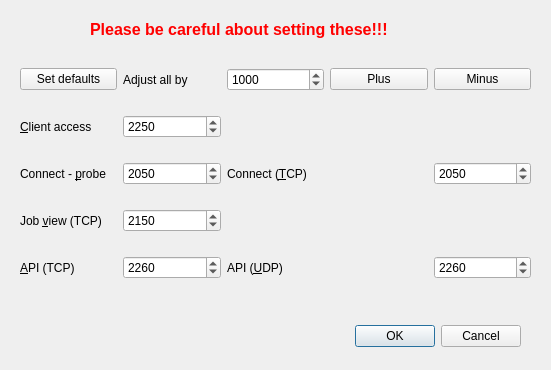
<?xml version="1.0" encoding="UTF-8"?>
<ui version="4.0">
 <class>portdlg</class>
 <widget class="QDialog" name="portdlg">
  <property name="geometry">
   <rect>
    <x>0</x>
    <y>0</y>
    <width>551</width>
    <height>370</height>
   </rect>
  </property>
  <property name="windowTitle">
   <string>Set port numbers</string>
  </property>
  <widget class="QDialogButtonBox" name="buttonBox">
   <property name="geometry">
    <rect>
     <x>180</x>
     <y>320</y>
     <width>341</width>
     <height>32</height>
    </rect>
   </property>
   <property name="orientation">
    <enum>Qt::Horizontal</enum>
   </property>
   <property name="standardButtons">
    <set>QDialogButtonBox::Cancel|QDialogButtonBox::Ok</set>
   </property>
  </widget>
  <widget class="QLabel" name="label">
   <property name="geometry">
    <rect>
     <x>90</x>
     <y>20</y>
     <width>371</width>
     <height>18</height>
    </rect>
   </property>
   <property name="palette">
    <palette>
     <active>
      <colorrole role="WindowText">
       <brush brushstyle="SolidPattern">
        <color alpha="255">
         <red>255</red>
         <green>0</green>
         <blue>0</blue>
        </color>
       </brush>
      </colorrole>
      <colorrole role="Button">
       <brush brushstyle="SolidPattern">
        <color alpha="255">
         <red>255</red>
         <green>0</green>
         <blue>0</blue>
        </color>
       </brush>
      </colorrole>
      <colorrole role="Light">
       <brush brushstyle="SolidPattern">
        <color alpha="255">
         <red>255</red>
         <green>127</green>
         <blue>127</blue>
        </color>
       </brush>
      </colorrole>
      <colorrole role="Midlight">
       <brush brushstyle="SolidPattern">
        <color alpha="255">
         <red>255</red>
         <green>63</green>
         <blue>63</blue>
        </color>
       </brush>
      </colorrole>
      <colorrole role="Dark">
       <brush brushstyle="SolidPattern">
        <color alpha="255">
         <red>127</red>
         <green>0</green>
         <blue>0</blue>
        </color>
       </brush>
      </colorrole>
      <colorrole role="Mid">
       <brush brushstyle="SolidPattern">
        <color alpha="255">
         <red>170</red>
         <green>0</green>
         <blue>0</blue>
        </color>
       </brush>
      </colorrole>
      <colorrole role="Text">
       <brush brushstyle="SolidPattern">
        <color alpha="255">
         <red>255</red>
         <green>0</green>
         <blue>0</blue>
        </color>
       </brush>
      </colorrole>
      <colorrole role="BrightText">
       <brush brushstyle="SolidPattern">
        <color alpha="255">
         <red>255</red>
         <green>255</green>
         <blue>255</blue>
        </color>
       </brush>
      </colorrole>
      <colorrole role="ButtonText">
       <brush brushstyle="SolidPattern">
        <color alpha="255">
         <red>0</red>
         <green>0</green>
         <blue>0</blue>
        </color>
       </brush>
      </colorrole>
      <colorrole role="Base">
       <brush brushstyle="SolidPattern">
        <color alpha="255">
         <red>255</red>
         <green>255</green>
         <blue>255</blue>
        </color>
       </brush>
      </colorrole>
      <colorrole role="Window">
       <brush brushstyle="SolidPattern">
        <color alpha="255">
         <red>255</red>
         <green>0</green>
         <blue>0</blue>
        </color>
       </brush>
      </colorrole>
      <colorrole role="Shadow">
       <brush brushstyle="SolidPattern">
        <color alpha="255">
         <red>0</red>
         <green>0</green>
         <blue>0</blue>
        </color>
       </brush>
      </colorrole>
      <colorrole role="AlternateBase">
       <brush brushstyle="SolidPattern">
        <color alpha="255">
         <red>255</red>
         <green>127</green>
         <blue>127</blue>
        </color>
       </brush>
      </colorrole>
      <colorrole role="ToolTipBase">
       <brush brushstyle="SolidPattern">
        <color alpha="255">
         <red>255</red>
         <green>255</green>
         <blue>220</blue>
        </color>
       </brush>
      </colorrole>
      <colorrole role="ToolTipText">
       <brush brushstyle="SolidPattern">
        <color alpha="255">
         <red>0</red>
         <green>0</green>
         <blue>0</blue>
        </color>
       </brush>
      </colorrole>
     </active>
     <inactive>
      <colorrole role="WindowText">
       <brush brushstyle="SolidPattern">
        <color alpha="255">
         <red>255</red>
         <green>0</green>
         <blue>0</blue>
        </color>
       </brush>
      </colorrole>
      <colorrole role="Button">
       <brush brushstyle="SolidPattern">
        <color alpha="255">
         <red>255</red>
         <green>0</green>
         <blue>0</blue>
        </color>
       </brush>
      </colorrole>
      <colorrole role="Light">
       <brush brushstyle="SolidPattern">
        <color alpha="255">
         <red>255</red>
         <green>127</green>
         <blue>127</blue>
        </color>
       </brush>
      </colorrole>
      <colorrole role="Midlight">
       <brush brushstyle="SolidPattern">
        <color alpha="255">
         <red>255</red>
         <green>63</green>
         <blue>63</blue>
        </color>
       </brush>
      </colorrole>
      <colorrole role="Dark">
       <brush brushstyle="SolidPattern">
        <color alpha="255">
         <red>127</red>
         <green>0</green>
         <blue>0</blue>
        </color>
       </brush>
      </colorrole>
      <colorrole role="Mid">
       <brush brushstyle="SolidPattern">
        <color alpha="255">
         <red>170</red>
         <green>0</green>
         <blue>0</blue>
        </color>
       </brush>
      </colorrole>
      <colorrole role="Text">
       <brush brushstyle="SolidPattern">
        <color alpha="255">
         <red>255</red>
         <green>0</green>
         <blue>0</blue>
        </color>
       </brush>
      </colorrole>
      <colorrole role="BrightText">
       <brush brushstyle="SolidPattern">
        <color alpha="255">
         <red>255</red>
         <green>255</green>
         <blue>255</blue>
        </color>
       </brush>
      </colorrole>
      <colorrole role="ButtonText">
       <brush brushstyle="SolidPattern">
        <color alpha="255">
         <red>0</red>
         <green>0</green>
         <blue>0</blue>
        </color>
       </brush>
      </colorrole>
      <colorrole role="Base">
       <brush brushstyle="SolidPattern">
        <color alpha="255">
         <red>255</red>
         <green>255</green>
         <blue>255</blue>
        </color>
       </brush>
      </colorrole>
      <colorrole role="Window">
       <brush brushstyle="SolidPattern">
        <color alpha="255">
         <red>255</red>
         <green>0</green>
         <blue>0</blue>
        </color>
       </brush>
      </colorrole>
      <colorrole role="Shadow">
       <brush brushstyle="SolidPattern">
        <color alpha="255">
         <red>0</red>
         <green>0</green>
         <blue>0</blue>
        </color>
       </brush>
      </colorrole>
      <colorrole role="AlternateBase">
       <brush brushstyle="SolidPattern">
        <color alpha="255">
         <red>255</red>
         <green>127</green>
         <blue>127</blue>
        </color>
       </brush>
      </colorrole>
      <colorrole role="ToolTipBase">
       <brush brushstyle="SolidPattern">
        <color alpha="255">
         <red>255</red>
         <green>255</green>
         <blue>220</blue>
        </color>
       </brush>
      </colorrole>
      <colorrole role="ToolTipText">
       <brush brushstyle="SolidPattern">
        <color alpha="255">
         <red>0</red>
         <green>0</green>
         <blue>0</blue>
        </color>
       </brush>
      </colorrole>
     </inactive>
     <disabled>
      <colorrole role="WindowText">
       <brush brushstyle="SolidPattern">
        <color alpha="255">
         <red>127</red>
         <green>0</green>
         <blue>0</blue>
        </color>
       </brush>
      </colorrole>
      <colorrole role="Button">
       <brush brushstyle="SolidPattern">
        <color alpha="255">
         <red>255</red>
         <green>0</green>
         <blue>0</blue>
        </color>
       </brush>
      </colorrole>
      <colorrole role="Light">
       <brush brushstyle="SolidPattern">
        <color alpha="255">
         <red>255</red>
         <green>127</green>
         <blue>127</blue>
        </color>
       </brush>
      </colorrole>
      <colorrole role="Midlight">
       <brush brushstyle="SolidPattern">
        <color alpha="255">
         <red>255</red>
         <green>63</green>
         <blue>63</blue>
        </color>
       </brush>
      </colorrole>
      <colorrole role="Dark">
       <brush brushstyle="SolidPattern">
        <color alpha="255">
         <red>127</red>
         <green>0</green>
         <blue>0</blue>
        </color>
       </brush>
      </colorrole>
      <colorrole role="Mid">
       <brush brushstyle="SolidPattern">
        <color alpha="255">
         <red>170</red>
         <green>0</green>
         <blue>0</blue>
        </color>
       </brush>
      </colorrole>
      <colorrole role="Text">
       <brush brushstyle="SolidPattern">
        <color alpha="255">
         <red>127</red>
         <green>0</green>
         <blue>0</blue>
        </color>
       </brush>
      </colorrole>
      <colorrole role="BrightText">
       <brush brushstyle="SolidPattern">
        <color alpha="255">
         <red>255</red>
         <green>255</green>
         <blue>255</blue>
        </color>
       </brush>
      </colorrole>
      <colorrole role="ButtonText">
       <brush brushstyle="SolidPattern">
        <color alpha="255">
         <red>127</red>
         <green>0</green>
         <blue>0</blue>
        </color>
       </brush>
      </colorrole>
      <colorrole role="Base">
       <brush brushstyle="SolidPattern">
        <color alpha="255">
         <red>255</red>
         <green>0</green>
         <blue>0</blue>
        </color>
       </brush>
      </colorrole>
      <colorrole role="Window">
       <brush brushstyle="SolidPattern">
        <color alpha="255">
         <red>255</red>
         <green>0</green>
         <blue>0</blue>
        </color>
       </brush>
      </colorrole>
      <colorrole role="Shadow">
       <brush brushstyle="SolidPattern">
        <color alpha="255">
         <red>0</red>
         <green>0</green>
         <blue>0</blue>
        </color>
       </brush>
      </colorrole>
      <colorrole role="AlternateBase">
       <brush brushstyle="SolidPattern">
        <color alpha="255">
         <red>255</red>
         <green>0</green>
         <blue>0</blue>
        </color>
       </brush>
      </colorrole>
      <colorrole role="ToolTipBase">
       <brush brushstyle="SolidPattern">
        <color alpha="255">
         <red>255</red>
         <green>255</green>
         <blue>220</blue>
        </color>
       </brush>
      </colorrole>
      <colorrole role="ToolTipText">
       <brush brushstyle="SolidPattern">
        <color alpha="255">
         <red>0</red>
         <green>0</green>
         <blue>0</blue>
        </color>
       </brush>
      </colorrole>
     </disabled>
    </palette>
   </property>
   <property name="font">
    <font>
     <pointsize>12</pointsize>
     <weight>75</weight>
     <bold>true</bold>
    </font>
   </property>
   <property name="text">
    <string>Please be careful about setting these!!!</string>
   </property>
  </widget>
  <widget class="QWidget" name="layoutWidget">
   <property name="geometry">
    <rect>
     <x>20</x>
     <y>50</y>
     <width>511</width>
     <height>251</height>
    </rect>
   </property>
   <layout class="QGridLayout" name="gridLayout">
    <item row="0" column="0">
     <widget class="QPushButton" name="setDefs">
      <property name="text">
       <string>Set defaults</string>
      </property>
     </widget>
    </item>
    <item row="0" column="1">
     <widget class="QLabel" name="label_2">
      <property name="text">
       <string>Adjust all by</string>
      </property>
     </widget>
    </item>
    <item row="0" column="2">
     <widget class="QSpinBox" name="adjAllBy">
      <property name="minimum">
       <number>1</number>
      </property>
      <property name="maximum">
       <number>10000</number>
      </property>
      <property name="singleStep">
       <number>10</number>
      </property>
      <property name="value">
       <number>1000</number>
      </property>
     </widget>
    </item>
    <item row="0" column="3">
     <widget class="QPushButton" name="plus">
      <property name="text">
       <string>Plus</string>
      </property>
     </widget>
    </item>
    <item row="0" column="4">
     <widget class="QPushButton" name="minus">
      <property name="text">
       <string>Minus</string>
      </property>
     </widget>
    </item>
    <item row="1" column="0">
     <widget class="QLabel" name="label_3">
      <property name="text">
       <string>&amp;Client access</string>
      </property>
      <property name="buddy">
       <cstring>clientAccessPort</cstring>
      </property>
     </widget>
    </item>
    <item row="1" column="1">
     <widget class="QSpinBox" name="clientAccessPort">
      <property name="minimum">
       <number>1</number>
      </property>
      <property name="maximum">
       <number>65536</number>
      </property>
      <property name="value">
       <number>2250</number>
      </property>
     </widget>
    </item>
    <item row="1" column="2" colspan="2">
     <spacer name="horizontalSpacer">
      <property name="orientation">
       <enum>Qt::Horizontal</enum>
      </property>
      <property name="sizeHint" stdset="0">
       <size>
        <width>40</width>
        <height>20</height>
       </size>
      </property>
     </spacer>
    </item>
    <item row="2" column="0">
     <widget class="QLabel" name="label_4">
      <property name="text">
       <string>Connect - &amp;probe</string>
      </property>
      <property name="buddy">
       <cstring>connectUDP</cstring>
      </property>
     </widget>
    </item>
    <item row="2" column="1">
     <widget class="QSpinBox" name="connectUDP">
      <property name="minimum">
       <number>1</number>
      </property>
      <property name="maximum">
       <number>65536</number>
      </property>
      <property name="value">
       <number>2050</number>
      </property>
     </widget>
    </item>
    <item row="2" column="2" colspan="2">
     <widget class="QLabel" name="label_5">
      <property name="text">
       <string>Connect (&amp;TCP)</string>
      </property>
      <property name="buddy">
       <cstring>connectTCP</cstring>
      </property>
     </widget>
    </item>
    <item row="2" column="4">
     <widget class="QSpinBox" name="connectTCP">
      <property name="minimum">
       <number>1</number>
      </property>
      <property name="maximum">
       <number>65536</number>
      </property>
      <property name="value">
       <number>2050</number>
      </property>
     </widget>
    </item>
    <item row="3" column="0">
     <widget class="QLabel" name="label_6">
      <property name="text">
       <string>Job &amp;view (TCP)</string>
      </property>
      <property name="buddy">
       <cstring>viewTCP</cstring>
      </property>
     </widget>
    </item>
    <item row="3" column="1">
     <widget class="QSpinBox" name="viewTCP">
      <property name="minimum">
       <number>1</number>
      </property>
      <property name="maximum">
       <number>65536</number>
      </property>
      <property name="value">
       <number>2150</number>
      </property>
     </widget>
    </item>
    <item row="3" column="2" colspan="2">
     <spacer name="horizontalSpacer_2">
      <property name="orientation">
       <enum>Qt::Horizontal</enum>
      </property>
      <property name="sizeHint" stdset="0">
       <size>
        <width>40</width>
        <height>20</height>
       </size>
      </property>
     </spacer>
    </item>
    <item row="4" column="1">
     <widget class="QSpinBox" name="APITCP">
      <property name="minimum">
       <number>1</number>
      </property>
      <property name="maximum">
       <number>65536</number>
      </property>
      <property name="value">
       <number>2260</number>
      </property>
     </widget>
    </item>
    <item row="4" column="2" colspan="2">
     <widget class="QLabel" name="label_8">
      <property name="text">
       <string>API (&amp;UDP)</string>
      </property>
      <property name="buddy">
       <cstring>APIUDP</cstring>
      </property>
     </widget>
    </item>
    <item row="4" column="4">
     <widget class="QSpinBox" name="APIUDP">
      <property name="minimum">
       <number>1</number>
      </property>
      <property name="maximum">
       <number>65536</number>
      </property>
      <property name="value">
       <number>2260</number>
      </property>
     </widget>
    </item>
    <item row="4" column="0">
     <widget class="QLabel" name="label_7">
      <property name="text">
       <string>&amp;API (TCP)</string>
      </property>
      <property name="buddy">
       <cstring>APITCP</cstring>
      </property>
     </widget>
    </item>
   </layout>
  </widget>
 </widget>
 <tabstops>
  <tabstop>setDefs</tabstop>
  <tabstop>adjAllBy</tabstop>
  <tabstop>plus</tabstop>
  <tabstop>minus</tabstop>
  <tabstop>clientAccessPort</tabstop>
  <tabstop>connectUDP</tabstop>
  <tabstop>connectTCP</tabstop>
  <tabstop>viewTCP</tabstop>
  <tabstop>APITCP</tabstop>
  <tabstop>APIUDP</tabstop>
  <tabstop>buttonBox</tabstop>
 </tabstops>
 <resources/>
 <connections>
  <connection>
   <sender>buttonBox</sender>
   <signal>accepted()</signal>
   <receiver>portdlg</receiver>
   <slot>accept()</slot>
   <hints>
    <hint type="sourcelabel">
     <x>248</x>
     <y>254</y>
    </hint>
    <hint type="destinationlabel">
     <x>157</x>
     <y>274</y>
    </hint>
   </hints>
  </connection>
  <connection>
   <sender>buttonBox</sender>
   <signal>rejected()</signal>
   <receiver>portdlg</receiver>
   <slot>reject()</slot>
   <hints>
    <hint type="sourcelabel">
     <x>316</x>
     <y>260</y>
    </hint>
    <hint type="destinationlabel">
     <x>286</x>
     <y>274</y>
    </hint>
   </hints>
  </connection>
 </connections>
</ui>
